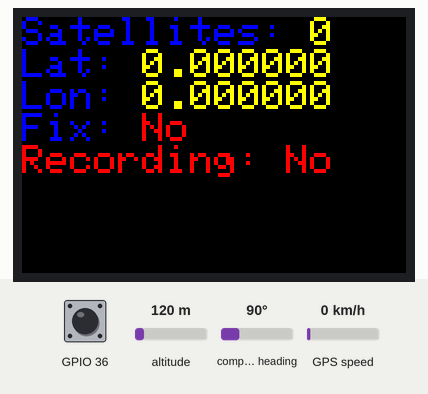
The program below on a simulated ESP32. Parts: 96×64 colour display. Inputs (shaded band) come from the test bench; at power-on: GPIO 36 HIGH, altitude 120 m, compass heading 90°, GPS speed 0 km/h. Storage starts empty; the GPS gets a fix after 3 s at 37.7749, -122.4194 with 8 satellites; what the program prints to the serial monitor is not drawn.

Above: at 1.6 s.
1.7 s: GPIO 36 pulled LOW for 0.15 s
At 3.1 s:
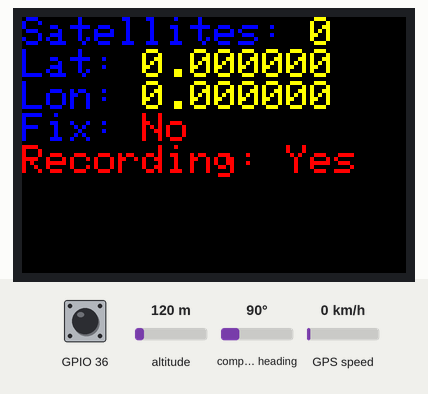
At 5.2 s:
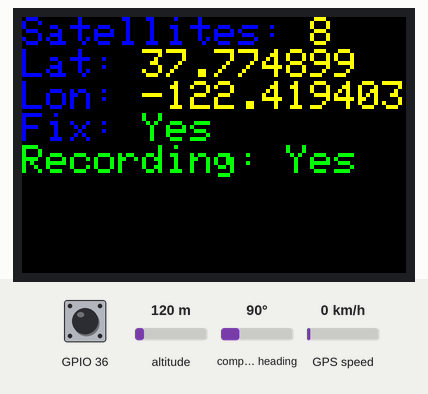
5.5 s: GPIO 36 pulled LOW for 1 s
At 7.4 s:
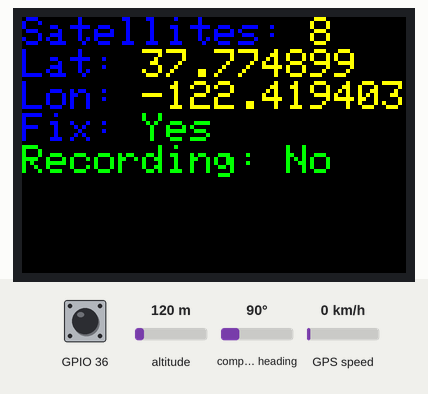
Timing chart, 0 to 8.9 s (numbered marks = the images above; inputs shaded):
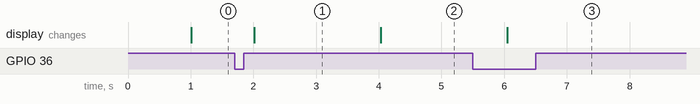

The program:

main.cpp
```cpp
#include <esp_now.h>
#include <WiFi.h>
#include <SPI.h>
#include <Adafruit_GFX.h>
#include <Adafruit_SSD1331.h>
#include <SoftwareSerial.h>
#include <TinyGPSPlus.h>
#include <SD.h>
#include <FS.h>

#define CS_PIN 5
#define MOSI_PIN 23
#define MISO_PIN 19
#define SCK_PIN 18

const uint16_t OLED_Color_Black = 0x0000;
const uint16_t OLED_Color_Blue = 0x001F;
const uint16_t OLED_Color_Red = 0xF800;
const uint16_t OLED_Color_Green = 0x07E0;
const uint16_t OLED_Color_Cyan = 0x07FF;
const uint16_t OLED_Color_Magenta = 0xF81F;
const uint16_t OLED_Color_Yellow = 0xFFE0;
const uint16_t OLED_Color_White = 0xFFFF;

uint16_t OLED_Text_Color = OLED_Color_Yellow;
uint16_t OLED_Backround_Color = OLED_Color_Black;

const uint8_t OLED_pin_scl_sck = 14;
const uint8_t OLED_pin_sda_mosi = 13;
const uint8_t OLED_pin_cs_ss = 15;
const uint8_t OLED_pin_res_rst = 4;
const uint8_t OLED_pin_dc_rs = 16;

Adafruit_SSD1331 display = Adafruit_SSD1331(OLED_pin_cs_ss, OLED_pin_dc_rs, OLED_pin_sda_mosi, OLED_pin_scl_sck, OLED_pin_res_rst);

unsigned long update_display = 0;
unsigned long time_log = 0;
unsigned long send_time = 0;
unsigned long last_sent = 0;

float ax, ay, az, gx, gy, gz;
int tempo;
String success;

esp_now_peer_info peer_info[3];
int count = 0;

SoftwareSerial Serial_software(18, 19);
TinyGPSPlus gps;

int satellites = 0;
float decimalLatitude = 0.0;
float decimalLongitude = 0.0;
bool fix = false;

uint8_t BROADCST_ADDRESS[] = {0xFF, 0xFF, 0xFF, 0xFF, 0xFF, 0xFF};

typedef struct struct_message {
  float ax;
  float ay;
  float az;
  float gx;
  float gy;
  float gz;
  int tempo;
} struct_message;

struct_message incoming_readings[5];
#define TFT_GRAY 0xBDF7

void OnDataSent(const uint8_t *mac_addr, esp_now_send_status_t status) {
    Serial.print("\r\nLast Packet Send Status:\t");
    Serial.println(status == ESP_NOW_SEND_SUCCESS ? "Delivery Success" : "Delivery Fail");
    success = (status == ESP_NOW_SEND_SUCCESS) ? "Delivery Success :)" : "Delivery Fail :(";
}

volatile boolean recording = false;
//struct_message incomingReadings;

void start_recordings() {
    recording = !recording;
}

int store_data(float latitude, float longitude) {
    if (!recording) {
        return 0;
    }
    File file = SD.open("/data_log.csv", FILE_APPEND);
    if (!file) {
        Serial.println("Failed to open file for writing");
        return -1;
    }
    for (int i = 0; i < 5; i++) {
        file.print(incoming_readings[i].tempo + last_sent);
        file.print(";");
        file.print(latitude, 6);
        file.print(";");
        file.print(longitude, 6);
        file.print(";");
        file.print(incoming_readings[i].ax);
        file.print(";");
        file.print(incoming_readings[i].ay);
        file.print(";");
        file.print(incoming_readings[i].az);
        file.print(";");
        file.print(incoming_readings[i].gx);
        file.print(";");
        file.print(incoming_readings[i].gy);
        file.print(";");
        file.print(incoming_readings[i].gz);
        file.println();
    }
    file.close();
    return 1;
}

void OnDataRecv(const uint8_t *mac, const uint8_t *incomingData, int len) {
    memcpy(&incoming_readings, incomingData, sizeof(incoming_readings));
    Serial.print("Bytes received: ");
    Serial.println(len);
    tempo = incoming_readings[0].tempo;
    store_data(decimalLatitude, decimalLongitude);
}

void setup() {
    update_display = millis();
    Serial.begin(9600);
    WiFi.mode(WIFI_STA);
    Serial_software.begin(9600);
    display.begin();
    display.setFont();
    display.fillScreen(OLED_Backround_Color);
    display.setTextColor(OLED_Text_Color);
    display.setTextSize(1);

    if (esp_now_init()) {
        Serial.println("Não foi possível iniciar");
        return;
    } else {
        Serial.println("Iniciado com sucesso");
    }

    esp_now_register_send_cb(OnDataSent);
    esp_now_register_recv_cb(OnDataRecv);

    memcpy(peer_info[0].peer_addr, BROADCST_ADDRESS, 6);
    peer_info[0].channel = 0;
    peer_info[0].encrypt = false;

    if (esp_now_add_peer(&peer_info[0]) != ESP_OK) {
        Serial.println("Falha ao adicionar peer");
        return;
    }
    Serial.println("Setup feito");

    SPI.begin(SCK_PIN, MISO_PIN, MOSI_PIN, CS_PIN);
    if (!SD.begin(CS_PIN)) {
        Serial.println("Card Mount Failed");
        return;
    } else {
        Serial.println("Card Mount Success");
        File file = SD.open("/data_log.csv", FILE_WRITE);

        if (file) { // Check if the file opened successfully
            file.println("Timestamp;Latitude;Longitude;ax;ay;az;gx;gy;gz");
            file.close();
        }
    }

    pinMode(36, INPUT_PULLUP);
    attachInterrupt(36, start_recordings, FALLING);
}

void loop() {
    if (millis() - send_time >= 1200 && recording) {
        int i = 16;
        if (esp_now_send(BROADCST_ADDRESS, (uint8_t *) &i, sizeof(i)) == ESP_NOW_SEND_SUCCESS) {
            last_sent = millis();
        } else {
            Serial.println("Failed");
        }
        send_time = millis();
    }

    while (Serial_software.available() > 0) {
        char gpsChar = Serial_software.read();
        Serial.write(gpsChar);
        gps.encode(gpsChar);

        if (gps.location.isUpdated()) {
            decimalLatitude = gps.location.lat();
            decimalLongitude = gps.location.lng();
            fix = gps.location.isValid();
            satellites = gps.satellites.value();

            Serial.print("Latitude: ");
            Serial.println(decimalLatitude, 6);
            Serial.print("Longitude: ");
            Serial.println(decimalLongitude, 6);
            Serial.print("Fix: ");
            Serial.println(fix ? "Yes" : "No");
            Serial.print("Satellites: ");
            Serial.println(satellites);
        }
    }

    if (millis() >= update_display + 1000) {
        display.fillScreen(OLED_Backround_Color);
        display.setCursor(0, 0);

        display.setTextColor(OLED_Color_Blue);
        display.print("Satellites: ");
        display.setTextColor(OLED_Color_Yellow);
        display.println(satellites);

        display.setTextColor(OLED_Color_Blue);
        display.print("Lat: ");
        display.setTextColor(OLED_Color_Yellow);
        display.println(decimalLatitude, 6);

        display.setTextColor(OLED_Color_Blue);
        display.print("Lon: ");
        display.setTextColor(OLED_Color_Yellow);
        display.println(decimalLongitude, 6);

        display.setTextColor(OLED_Color_Blue);
        display.print("Fix: ");
        display.setTextColor(fix ? OLED_Color_Green : OLED_Color_Red);
        display.println(fix ? "Yes" : "No");
        display.print("Recording: ");
        display.println(recording ? "Yes" : "No");
        update_display = millis();
    }
}
```

Measured:
- after the input at 1.7 s, the display: changes after 0.32 s (image 1)
- after the input at 5.5 s, the display: changes after 0.55 s (image 3)
- what the display in image 1 shows lasts 2.0 s, from 2.0 s to 4.0 s
